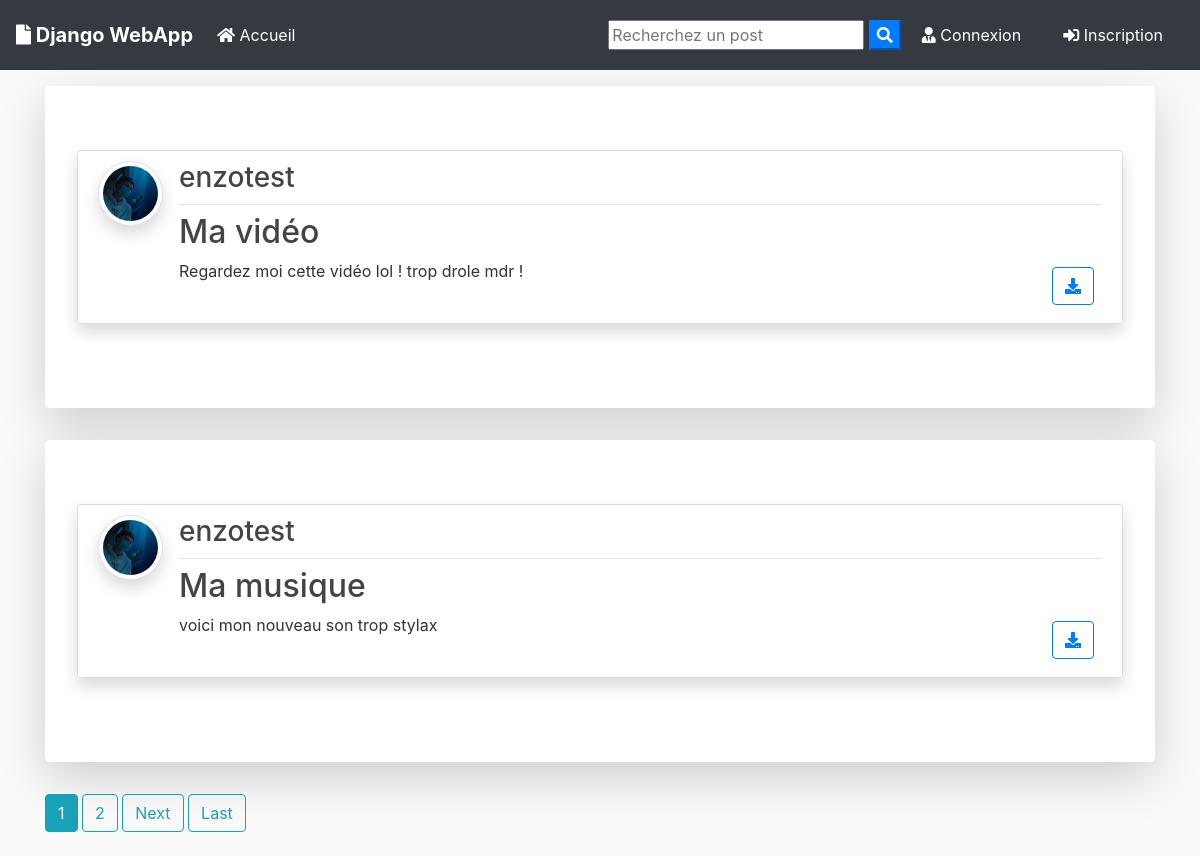
The page / on the database its author committed.
### blog/models.py (models this page shows, shortened)
class Post(models.Model):
	title = models.CharField(max_length=100)
	file = models.FileField(null=True,blank=True,upload_to='Files')
	content = models.TextField()
	date_posted = models.DateTimeField(default=timezone.now)
	author = models.ForeignKey(User, on_delete=models.CASCADE)

### users/models.py (models this page shows, shortened)
class Profile(models.Model):
    user = models.OneToOneField(User, on_delete=models.CASCADE)
    image = models.ImageField(default='default.jpg', upload_to='profile_pics')

### blog/views.py (the view)
# urls.py: path('', PostListView.as_view(), name='blog-home'),
class PostListView(ListView):
    model = Post
    template_name = 'blog/home.html'  # <app>/<model>_<viewtype>.html
    context_object_name = 'posts'
    ordering = ['-date_posted']
    paginate_by = 2

### blog/templates/blog/home.html (shortened to what this page needs)
{% extends "blog/base.html" %}
{% block content %}
    {% for post in posts %}
      <div class="jumbotron mt-3 bg-white shadow-lg">
      <article class="media content-section shadow">
        <a href="{{ post.author.profile.image.url }} " target="_blank"> <img src="{{ post.author.profile.image.url }}  " alt="" class="article-img rounded-circle img-thumbnail img-fluid shadow">
        </a>
        <div class="media-body">
          <div class="article-metadata d-flex justify-content-between">
            <a class="mr-2 " href="{% url 'user-posts' post.author.username  %}"><h3>{{ post.author }}</h3></a>
          </div>
          <h2><a class="article-title text-justify " href="{% url 'post-detail' post.id %}">{{ post.title }}</a></h2>
          <div class="d-flex justify-content-between">
            <p class="article-content text-justify text-truncate overflow-hidden">{{ post.content }}</p>
            {% if post.file %}
          <div class="form-group mt-0 pt-0  m-2">
            <a class="btn btn-outline-primary  btn-d "  href="{{ post.file.url }}"  download type="submit"><i class="fas fa-download"></i></a>
          </div>
          {% endif %}
          </div>
        </div>
      </article>
      </div>
    {% endfor %}
    {% if is_paginated %}
      {% for num in page_obj.paginator.page_range %}
        {% if page_obj.number == num %}
          <a class="btn btn-info mb-4" href="?page={{ num }}">{{ num }}</a>
        {% elif num > page_obj.number|add:'-3' and num < page_obj.number|add:'3' %}
          <a class="btn btn-outline-info mb-4" href="?page={{ num }}">{{ num }}</a>
        {% endif %}
      {% endfor %}
      {% if page_obj.has_next %}
        <a class="btn btn-outline-info mb-4" href="?page={{ page_obj.next_page_number }}">Next</a>
        <a class="btn btn-outline-info mb-4" href="?page={{ page_obj.paginator.num_pages }}">Last</a>
      {% endif %}
    {% endif %}
{% endblock content %}

### blog/static/blog/main.css (style rules this page uses)
body { background: #fafafa; color: #333333; margin-top: 0; }
h1, h2, h3, h4, h5, h6 { color: #444444; }
.content-section { background: #ffffff; padding: 10px 20px; border: 1px solid #dddddd; border-radius: 3px; margin-bottom: 20px; }
.article-title { color: #444444; }
.article-content { white-space: pre-line; }
.article-img { height: 65px; width: 65px; margin-right: 16px; }
.article-metadata { padding-bottom: 1px; margin-bottom: 4px; border-bottom: 1px solid #e3e3e3 }

### rows shown on the page
Post: author.profile.image (picture), author "enzotest", title "Ma vidéo", content "Regardez moi cette vidéo lol ! trop drole mdr !"
Post: author.profile.image (picture), author "enzotest", title "Ma musique", content "voici mon nouveau son trop stylax"

### other values the page prints
{{ num }} "1"
{{ num }} "2"
